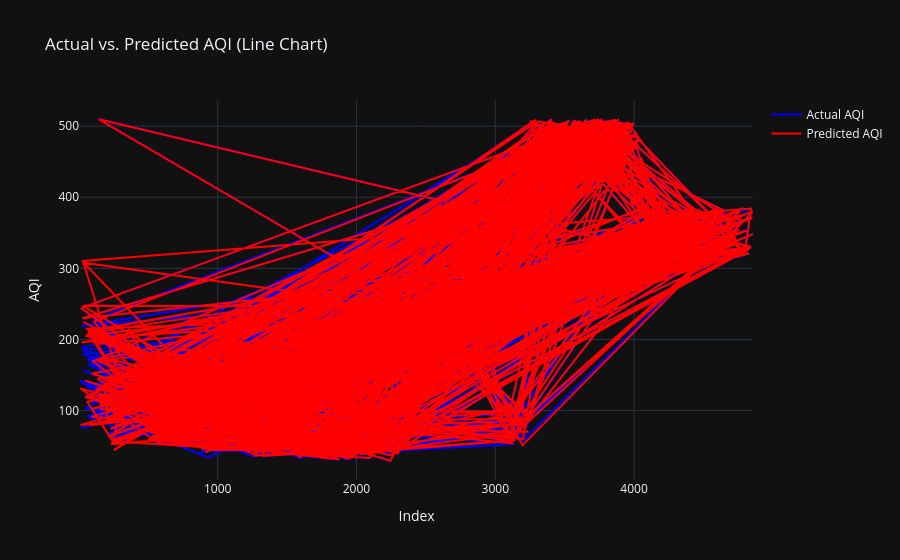

Notebook code for this chart:
### Code cell
import plotly.graph_objects as go

fig = go.Figure()

# Plot Actual AQI as a line
fig.add_trace(go.Scatter(
    x=y_test.index,
    y=y_test,
    mode='lines',
    name='Actual AQI',
    line=dict(color='blue', width=2)
))

# Plot Predicted AQI as a line
fig.add_trace(go.Scatter(
    x=y_test.index,
    y=y_pred,
    mode='lines',
    name='Predicted AQI',
    line=dict(color='red', width=2)
))

fig.update_layout(
    title="Actual vs. Predicted AQI (Line Chart)",
    xaxis_title="Index",
    yaxis_title="AQI",
    template="plotly_dark",
    showlegend=True
)

fig.show()

### Figure 1 — Plotly figure (JSON) as saved in the notebook; plotly's stock layout.template omitted (floating-point values rounded to 4 significant figures; data arrays with more than 128 entries replaced by an {"elided": "..."} marker saying what was removed)
{"data": [{"line": {"color": "blue", "width": 2}, "mode": "lines", "name": "Actual AQI", "type": "scatter", "x": {"elided": "972 int values"}, "y": {"elided": "972 float values"}}, {"line": {"color": "red", "width": 2}, "mode": "lines", "name": "Predicted AQI", "type": "scatter", "x": {"elided": "972 int values"}, "y": {"elided": "972 float values"}}], "layout": {"showlegend": true, "title": {"text": "Actual vs. Predicted AQI (Line Chart)"}, "xaxis": {"title": {"text": "Index"}}, "yaxis": {"title": {"text": "AQI"}}}}
